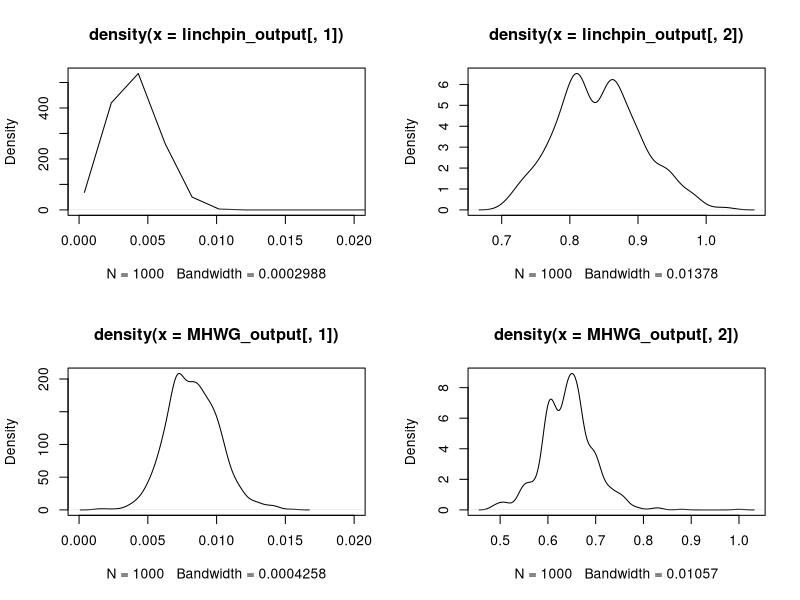
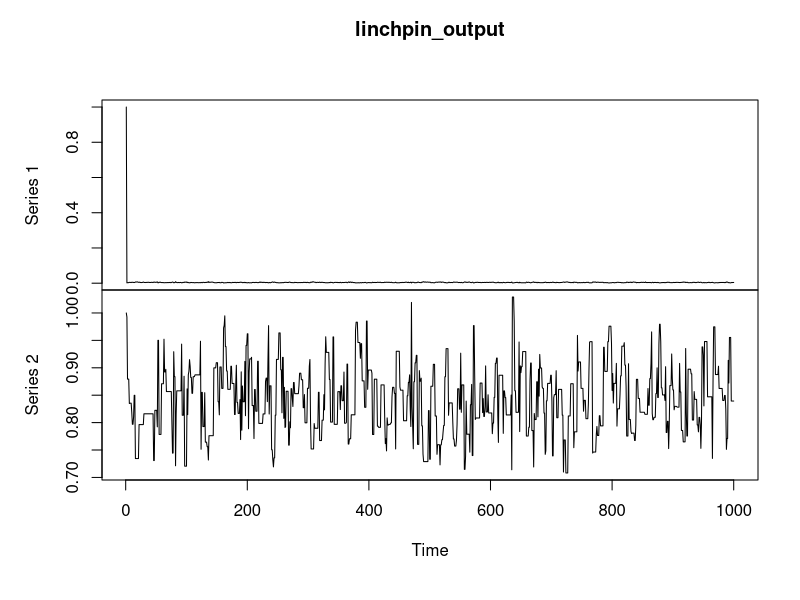
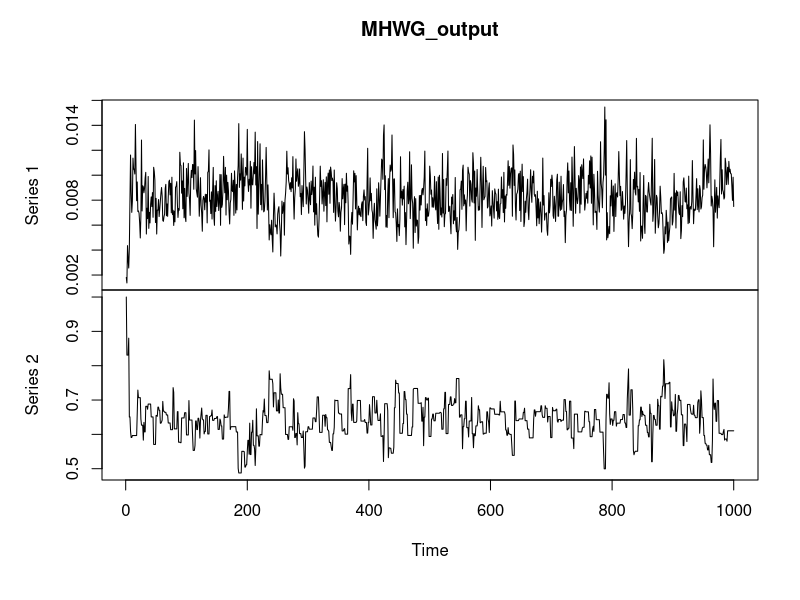
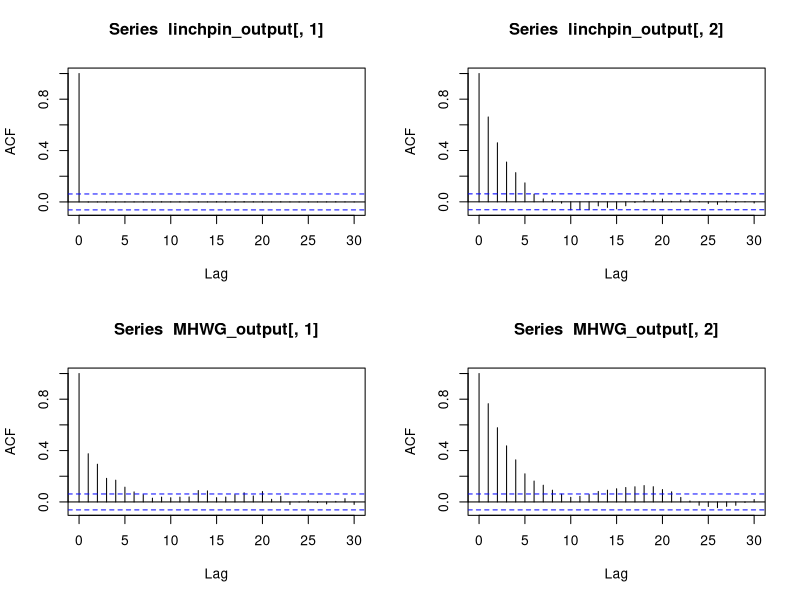

The R source for these figures, in order:
#################################################################
## Aim : Metropolis Hasting within Gibbs (MHWG) and Linchpin variable sampler
################################################################

set.seed(10)

# Log unnormalized posterior for MHWG with gamma priors
lupost_MHWG <- function(m, a1, b1, beta, T, lambda) {
  val <- (m+a1-1)*log(beta) + (beta-1)*sum(log(T)) -lambda*sum(T^beta) - b1*beta
  return(val)
}

# Log unnormalized posterior for linchpin with gamma priors
lupost_linchpin <- function(m, a1, a0, b0, b1, beta, T)  {
  val <- (m+a1-1)*log(beta) + (beta-1)*sum(log(T)) - b1*beta - (m+a0)*log(b0+sum(T^beta))
  return(val)
}

# Function to generate output from MHWG
MHWG <- function(T, a0, a1, b0, b1, init, n, h)  {
  m = length(T)
  acceptance_prob <- 0
  output <- matrix(0, nrow = n, ncol = 2)
  output[1,] = init
  output[1,1] = rgamma(1, shape = m+a0, rate = b0 + sum(T^output[1,2]))       
  
  for(j in 2:n) {
    output[j,1] = rgamma(1, shape = m+a0, rate = b0 + sum(T^output[j-1,2]))     # Gibbs step for the first variable
    
    proposed <- rgamma(1, output[j-1,2]^2/h, output[j-1,2]/h)                   # MH for updating the second variable
    if(proposed<0)  {
      proposed = output[j-1,2]
    }
    alpha <- exp( lupost_MHWG(m, a1, b1, proposed, T, output[j,1]) + ((proposed^2)/h-1)*log(proposed) - (proposed/h)*proposed - 
                    lupost_MHWG(m, a1, b1, output[j-1,2], T, output[j,1]) - ((output[j-1,2]^2)/h-1)*log(output[j-1,2]) + (output[j-1,2]/h)*output[j-1,2])
    if(runif(1) < alpha)  {
      output[j,2] = proposed
      acceptance_prob = acceptance_prob+1
    } else  {
      output[j,2] = output[j-1,2]
    }
    
  }
  print(acceptance_prob/n)
  return(output)
}

# Function to generate output from linchpin
linchpin <- function(T, a0, a1, b0, b1, init, n, h) {
  m = length(T)
  acceptance_prob <- 0
  output <- matrix(0, nrow = n, ncol = 2)
  output[1,] = init
  for(j in 2:n) {
    proposed <- rgamma(1, output[j-1,2]^2/h, output[j-1,2]/h)                  # MH for the non-linchpin variable
    if(proposed<0)  {
      proposed = output[j-1,2]
    }
    alpha <- exp( lupost_linchpin(m, a1, a0, b0, b1, proposed, T) + ((proposed^2)/h-1)*log(proposed) - (proposed/h)*proposed - 
                  lupost_linchpin(m, a1, a0, b0, b1, output[j-1,2], T) - ((output[j-1,2]^2)/h-1)*log(output[j-1,2]) + (output[j-1,2]/h)*output[j-1,2])
    if(runif(1) < alpha)  {
      output[j,2] = proposed
      acceptance_prob = acceptance_prob+1
    } else  {
      output[j,2] = output[j-1,2]
    }
    
    output[j,1] = rgamma(1, shape = m+a0, rate = b0 + sum(T^output[j,2]))       # First variable is the linchpin variable
  }
  print(acceptance_prob/n)
  return(output)
}


# Input data
T <- c(387,182,244,600,627, 332,418,300,798,584,660,39,274,174,50, 
       34,1895,158,974,345,1755,1752,473,81,954,1407,230,464,380,131,1205)

# Hyperparameters for the gamma priors
a0= 2.5
b0= 2350
a1= 1
b1= 1
init <- c(1,1)
n=1e3

h = 0.02                                                      # h value for the proposal for reasonable acceptance for linchpin 
linchpin_output <- linchpin(T, a0, a1, b0, b1, init, n, h)

h = 0.009                                                     # h value for the proposal for reasonable acceptance for MHWG
MHWG_output <- MHWG(T, a0, a1, b0, b1, init, n, h)

# Plotting the outputs
par(mfrow = c(2,2))
plot(density(linchpin_output[,1]), xlim=c(0,0.02))
plot(density(linchpin_output[,2]))
plot(density(MHWG_output[,1]), xlim=c(0,0.02))
plot(density(MHWG_output[,2]))

plot.ts(linchpin_output)
plot.ts(MHWG_output)

par(mfrow = c(2,2))
acf(linchpin_output[,1])
acf(linchpin_output[,2])
acf(MHWG_output[,1])
acf(MHWG_output[,2])
